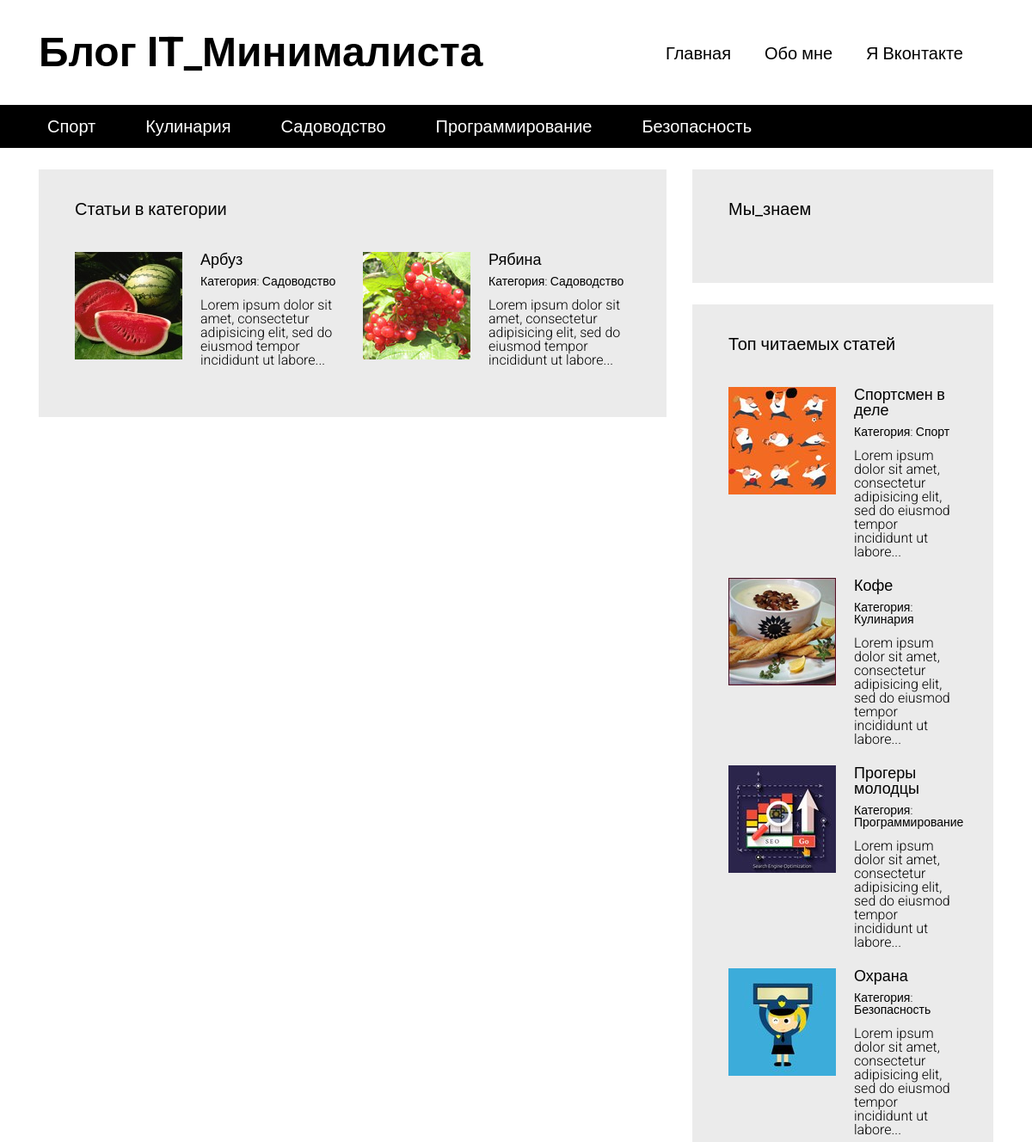
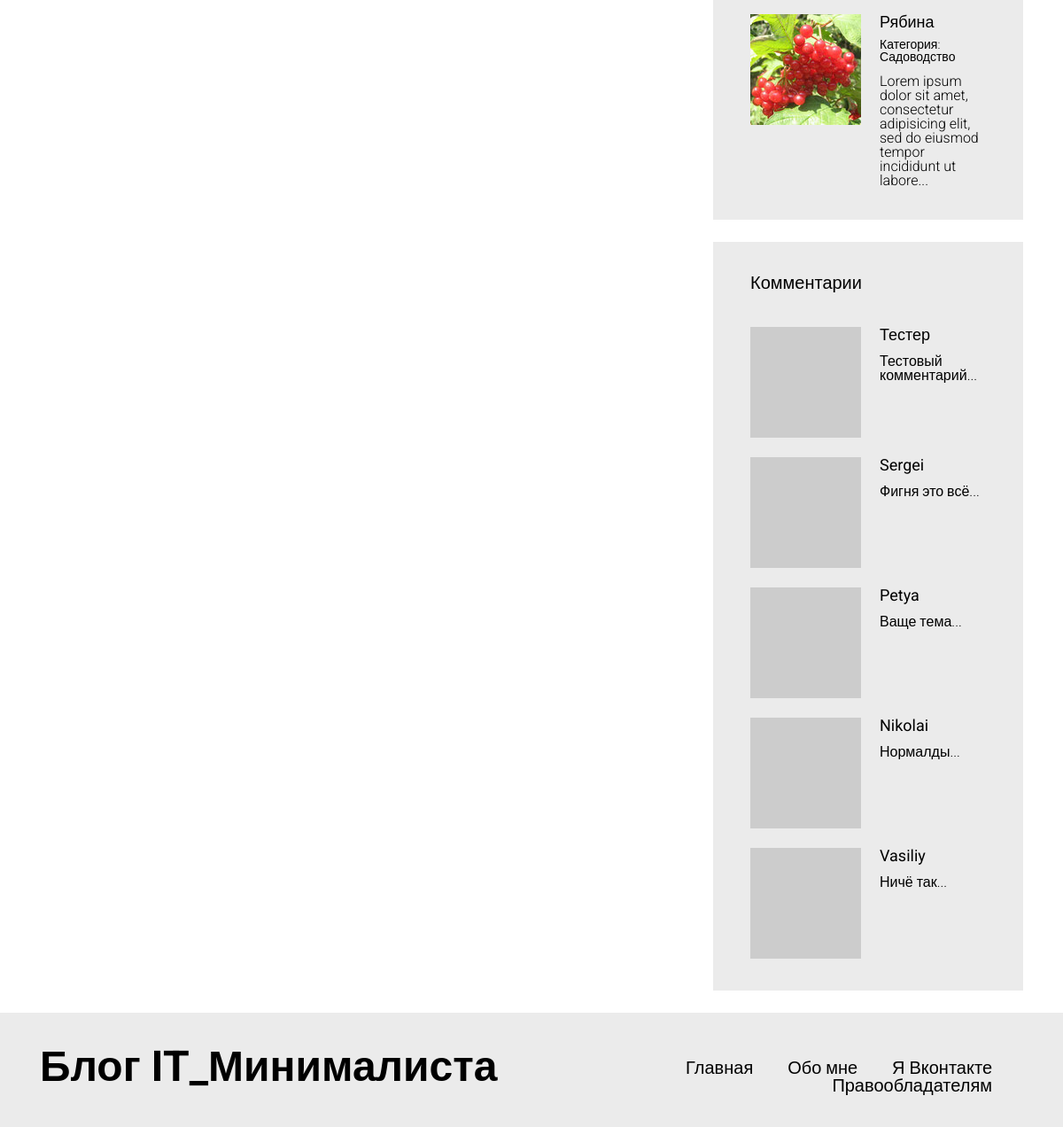
The app's page /articles.php?categorie=3 with its own data (2 pictures, top to bottom).
### tables this page shows
CREATE TABLE IF NOT EXISTS `articles_categories` (
  `id` int(11) NOT NULL AUTO_INCREMENT,
  `title` varchar(100) NOT NULL,
  PRIMARY KEY (`id`)
);

CREATE TABLE IF NOT EXISTS `articles` (
  `id` int(11) NOT NULL AUTO_INCREMENT,
  `title` varchar(255) DEFAULT NULL,
  `image` varchar(255) NOT NULL,
  `text` text,
  `categorie_id` int(11) DEFAULT NULL,
  `pubdate` datetime DEFAULT NULL,
  `views` int(11) NOT NULL DEFAULT '0',
  PRIMARY KEY (`id`)
);

CREATE TABLE IF NOT EXISTS `comments` (
  `id` int(11) NOT NULL AUTO_INCREMENT,
  `author` varchar(100) DEFAULT NULL,
  `nickname` varchar(100) NOT NULL,
  `email` varchar(255) NOT NULL,
  `text` text NOT NULL,
  `pubdate` datetime NOT NULL,
  `articles_id` int(11) NOT NULL,
  PRIMARY KEY (`id`)
);

### includes/config.php (called while the page is built, shortened)
<?php
$config = array(
    'title' => 'Блог IT_Минималиста',
    'vk_url' => 'https://vk.com/id23141151',
    'db' => array(
            'server' => 'localhost',
            'username' => 'root',
            'password' => '',
            'name' => 'blog'
        )
);

### articles.php (the view, shortened to what this page needs)
<?php
    require "includes/config.php";
?>
<!DOCTYPE html>
<html lang="en">
<head>
  <link rel="stylesheet" type="text/css" href="/media/assets/bootstrap-grid-only/css/grid12.css">
  <link rel="stylesheet" type="text/css" href="/media/css/style.css">
</head>
<body>
  <div id="wrapper">
<?php include "includes/header.php" ?>
    <div id="content">
      <div class="container">
        <div class="row">
          <section class="content__left col-md-8">
            <div class="block">
            <?php
            if(!isset($_GET['categorie'])){
              echo '<h3>Все статьи</h3>';
            }else{
              echo '<h3>Статьи в категории '.$art_cat['title'].'</h3>';
            }
            ?>
              <div class="block__content">
                <div class="articles articles__horizontal">
    <?php
        if(isset($_GET['categorie'])){
        $per_page = 4;
        $page = 1;
        $total_count_q = mysqli_query($connection, "SELECT COUNT(id) AS total_count FROM articles WHERE categorie_id=" . (int)$_GET['categorie']);
        $total_count = mysqli_fetch_assoc($total_count_q);
        $total_count = $total_count['total_count'];
        $total_pages = ceil($total_count / $per_page);
        if($page <=1 || $page > $total_pages)
        {
            $page = 1;
        }
        $offset = ($per_page * $page) - $per_page;
        $articles = mysqli_query($connection, "SELECT * FROM articles WHERE categorie_id=" . (int)$_GET['categorie'] . " ORDER BY id DESC LIMIT $offset, $per_page");
    while($art = mysqli_fetch_assoc($articles))
    {
      ?>
<article class="article">
<div class="article__image" style="background-image: url(/static/images/<?php echo $art['image']; ?>);"></div>
<div class="article__info">
  <a href="/article.php?id=<?php echo $art['id']; ?>"><?php echo $art['title']; ?></a>
  <div class="article__info__meta">
  <?php
  $art_cat = false;
    foreach($categories as $cat)
    {
       if($cat['id'] == $art['categorie_id'])
       {
        $art_cat = $cat;
        break;
       }
    }
  ?>
    <small>Категория: <a href="articles.php?categorie=<?php echo $art_cat['id']; ?>"><?php echo $art_cat['title']; ?></a></small>
  </div>
  <div class="article__info__preview"><?php echo mb_substr(strip_tags($art['text']), 0, 100 , 'utf-8') . '...'; ?></div>
</div>
</article>
      <?php
    }
    }
    ?>
                </div>
              </div>
            </div>
          </section>
          <section class="content__right col-md-4">
<?php include "includes/sidebar.php" ?>
          </section>
        </div>
      </div>
    </div>
<?php include "includes/footer.php" ?>
  </div>
</body>
</html>

### includes/header.php
<header id="header">
  <div class="header__top">
    <div class="container">
      <div class="header__top__logo">
        <h1><?php echo $config['title']?></h1>
      </div>
      <nav class="header__top__menu">
        <ul>
          <li><a href="/">Главная</a></li>
          <li><a href="/pages/about_me.php">Обо мне</a></li>
          <li><a href="<?php echo $config['vk_url']?>" target="_blank">Я Вконтакте</a></li>
        </ul>
      </nav>
    </div>
  </div>
<?php
    $categories_q = mysqli_query($connection, "SELECT * FROM articles_categories");
    $categories = array();
    while($cat = mysqli_fetch_assoc($categories_q))
    {
        $categories[] = $cat;
    }
?>
  <div class="header__bottom">
    <div class="container">
      <nav>
        <ul>
            <?php
            foreach($categories as $cat)
            {
            ?>
            <li><a href="/articles.php?categorie=<?php echo $cat['id'] ?>"><?php echo $cat['title'] ?></a></li>
            <?php
            }
            ?>
        </ul>
      </nav>
    </div>
  </div>
</header>

### includes/sidebar.php (shortened to what this page needs)
<div class="block">
  <h3>Мы_знаем</h3>
  <div class="block__content">
  </div>
</div>
<div class="block">
  <h3>Топ читаемых статей</h3>
  <div class="block__content">
    <div class="articles articles__vertical">
    <?php
        $articles = mysqli_query($connection, "SELECT * FROM articles ORDER BY views DESC LIMIT 5");
    while($art = mysqli_fetch_assoc($articles))
    {
      ?>
<article class="article">
<div class="article__image" style="background-image: url(/static/images/<?php echo $art['image']; ?>);"></div>
<div class="article__info">
  <a href="/article.php?id=<?php echo $art['id']; ?>"><?php echo $art['title']; ?></a>
  <div class="article__info__meta">
  <?php
  $art_cat = false;
    foreach($categories as $cat)
    {
       if($cat['id'] == $art['categorie_id'])
       {
        $art_cat = $cat;
        break;
       }
    }
  ?>
    <small>Категория: <a href="articles.php?categorie=<?php echo $art_cat['id']; ?>"><?php echo $art_cat['title']; ?></a></small>
  </div>
  <div class="article__info__preview"><?php echo mb_substr(strip_tags($art['text']), 0, 100 , 'utf-8') . '...'; ?></div>
</div>
</article>
      <?php
    }
    ?>
    </div>
  </div>
</div>
<div class="block">
  <h3>Комментарии</h3>
  <div class="block__content">
    <div class="articles articles__vertical">
          <?php
        $comments = mysqli_query($connection, "SELECT * FROM comments ORDER BY id DESC LIMIT 5");
    while($comment = mysqli_fetch_assoc($comments))
    {
      ?>
<article class="article">
<div class="article__image" style="background-image: url(https://www.gravatar.com/avatar/<?php echo md5($comment['email']); ?>?s=125);"></div>
<div class="article__info">
  <a href="/article.php?id=<?php echo $comment['articles_id']; ?>"><?php echo $comment['author']; ?></a>
  <div class="article__info__preview"><?php echo mb_substr(strip_tags($comment['text']), 0, 100 , 'utf-8') . '...'; ?></div>
</div>
</article>
      <?php
    }
    ?>
    </div>
  </div>
</div>

### media/css/style.css (style rules this page uses)
html, body, div, span, applet, object, iframe, h1, h2, h3, h4, h5, h6, p, blockquote, pre, a, abbr, acronym, address, big, cite, code, del, dfn, em, img, ins, kbd, q, s, samp, small, strike, strong, sub, sup, tt, var, b, u, i, center, dl, dt, dd, ol, ul, li, fieldset, form, label, legend, table, caption, tbody, tfoot, thead, tr, th, td, article, aside, canvas, details, embed, figure, figcaption, footer, header, hgroup, menu, nav, output, ruby, section, summary, time, mark, audio, video { margin: 0; padding: 0; border: 0; font-size: 100%; font: inherit; vertical-align: baseline; }
article, aside, details, figcaption, figure, footer, header, hgroup, menu, nav, section { display: block; }
body { line-height: 1; }
ol, ul { list-style: none; }
h1 { font-size: 48px; font-weight: bold; }
h3 { font-size: 20px; font-weight: bold; }
body { font-family: 'Roboto', sans-serif; }
#header { margin-bottom: 25px; }
#header .header__top { padding: 37px 0; }
#header .header__top .header__top__logo { float: left; }
#header .header__top .header__top__menu { padding-top: 15px; text-align: right; }
#header .header__top .header__top__menu ul > li { display: inline-block; margin-right: 35px; }
#header .header__top .header__top__menu ul > li > a { font-size: 20px; text-decoration: none; color: black; }
#header .header__bottom { height: 50px; background-color: black; line-height: 50px; }
#header .header__bottom nav ul > li { display: inline-block; margin-right: 34px; }
#header .header__bottom nav ul > li > a { color: white; font-size: 20px; text-decoration: none; padding: 3px 10px; }
.block { background-color: #ebebeb; padding: 36px 42px; margin-bottom: 25px; }
.block > h3 { font-weight: normal; }
.block .block__content { padding-top: 40px; }
.articles.articles__horizontal { font-size: 0; margin: -12px; }
.articles.articles__horizontal .article { margin-bottom: 22px; display: inline-block; vertical-align: top; width: 50%; font-size: 16px; padding: 12px; }
.articles.articles__vertical .article { margin-bottom: 22px; }
.articles .article:last-child { margin-bottom: 0; }
.articles .article:after { visibility: hidden; display: block; font-size: 0; content: " "; clear: both; height: 0; }
.articles .article .article__image { width: 125px; height: 125px; overflow: hidden; background-color: black; float: left; background-repeat: no-repeat; background-size: cover; background-position: center center; }
.articles .article .article__info { margin-left: 125px; padding-left: 21px; }
.articles .article .article__info > a { color: black; font-size: 18px; font-weight: normal; text-decoration: none; }
.articles .article .article__info > .article__info__meta { font-size: 14px; font-weight: 300; margin-top: 9px; margin-bottom: 13px; }
.articles .article .article__info > .article__info__meta a { color: black; text-decoration: none; }
.articles .article .article__info > .article__info__preview { font-size: 16px; font-weight: 300; }

### records on screen
articles_categories: title "Спорт"
articles_categories: title "Кулинария"
articles_categories: title "Садоводство"
articles_categories: title "Программирование"
articles_categories: title "Безопасность"
articles: image (picture), title "Арбуз", text "Lorem ipsum dolor sit amet, consectetur adipisicing elit, sed do eiusmod tempor incididunt ut labore"
articles: image (picture), title "Рябина", text "Lorem ipsum dolor sit amet, consectetur adipisicing elit, sed do eiusmod tempor incididunt ut labore"
articles: image (picture), title "Спортсмен в деле", text "Lorem ipsum dolor sit amet, consectetur adipisicing elit, sed do eiusmod tempor incididunt ut labore"
articles: image (picture), title "Кофе", text "Lorem ipsum dolor sit amet, consectetur adipisicing elit, sed do eiusmod tempor incididunt ut labore"
articles: image (picture), title "Прогеры молодцы", text "Lorem ipsum dolor sit amet, consectetur adipisicing elit, sed do eiusmod tempor incididunt ut labore"
articles: image (picture), title "Охрана", text "Lorem ipsum dolor sit amet, consectetur adipisicing elit, sed do eiusmod tempor incididunt ut labore"
comments: author "Тестер", text "Тестовый комментарий"
comments: author "Sergei", text "Фигня это всё"
comments: author "Petya", text "Ваще тема"
comments: author "Nikolai", text "Нормалды"
comments: author "Vasiliy", text "Ничё так"

### other values on screen
$config['title'] "Блог IT_Минималиста"
